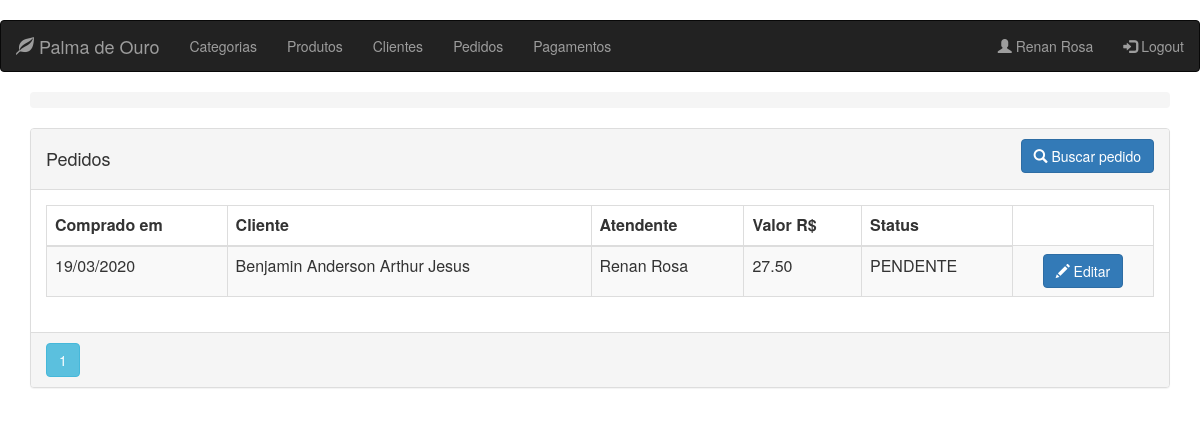
Page /order (signed in) on the earlier database version.
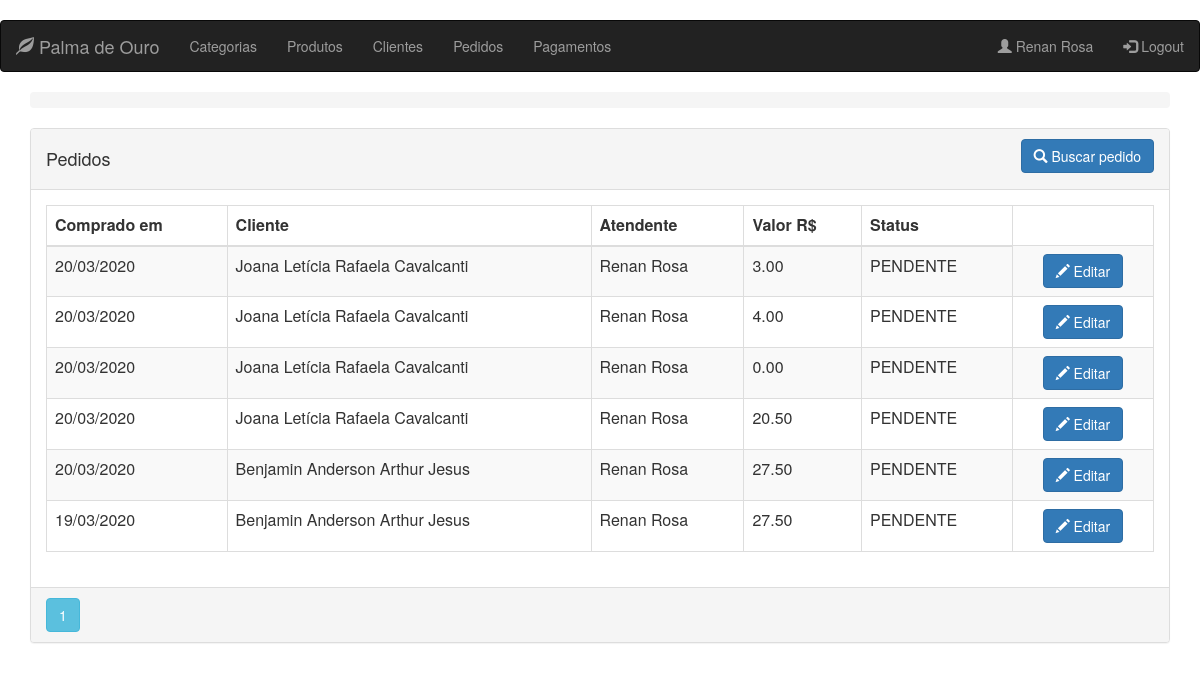
Same page on the later database version.
### app/models.py (models this page shows, shortened)
class User(db.Model):
    __metaclass__ = ABCMeta
    __abstract__ = True
    id = db.Column(db.Integer, primary_key=True)
    name = db.Column(db.String(64), nullable=False, index=True)
    phone_number = db.Column(db.String(13), nullable=False)

class Clerk(User, UserMixin):
    __tablename__ = 'clerks'
    image_file = db.Column(db.String(24), default='default.jpg')
    email = db.Column(db.String(64), unique=True)
    password_hash = db.Column(db.String(128), nullable=False)
    __mapper_args__ = {
        'concrete': True
    }
    @property
    def password(self):
        raise AttributeError('password is not a readable attribute')

class Order(db.Model):
    __tablename__ = 'orders'
    id = db.Column(db.Integer, primary_key=True)
    client_id = db.Column(db.Integer, ForeignKey('clients.id'), nullable=False)
    clerk_id = db.Column(db.Integer, ForeignKey('clerks.id'), nullable=False)
    payment_id = db.Column(db.Integer, ForeignKey('payments.id'), nullable=True)
    ordered = db.Column(db.DateTime, index=True, default=datetime.now)
    total = db.Column(db.Numeric(10, 2), default=0)
    status = db.Column(db.Enum(Status), default=Status.PENDENTE)
    client = relationship("Client", backref=backref('orders', order_by=id))
    clerk = relationship("Clerk", backref=backref('orders', order_by=id))
    payment = relationship("Payment", backref=backref('orders', order_by=id), lazy=True)

class Client(User):
    __tablename__ = 'clients'
    __mapper_args__ = {'concrete': True}
    identification = db.Column(db.String(9), unique=True)
    notifiable = db.Column(db.Boolean)
    address = db.Column(db.String(64))
    status = db.Column(db.Boolean)

### app/routes/order/routes.py (the view)
@blueprint_order.route('/order/client/<int:id>', methods=['GET'])
@blueprint_order.route('/order', defaults={'id': None}, methods=['GET'])
@register_breadcrumb(blueprint_order, '.', 'Pedidos')
@login_required
def get_orders(id):
    page = request.args.get('page', 1, type=int)
    if id is not None:
        orders = Order.query \
            .filter_by(client_id=id) \
            .order_by(Order.ordered.desc()) \
            .paginate(page=page, per_page=10)
        return render_template('order/client_orders.html', orders=orders, client_id=id)
    orders = Order.query.order_by(Order.ordered.desc()).paginate(page=page, per_page=10)
    return render_template('order/list.html', orders=orders)

### app/models.py (called while the page is built)
@login_manager.user_loader
def load_user(id):
    return Clerk.query.get(id)

### app/templates/order/list.html
{% extends "base.html" %}
{% block page_content %}
<div class="panel panel-default">
    <div class="panel-heading">
        <div class="row">
            <div class="col col-xs-6">
                <h4>Pedidos</h4>
            </div>
            <div class="col col-xs-6 text-right">
                <a href="{{ url_for('blueprint_order.search_order') }}" class="btn btn-primary">
                    <span class="glyphicon glyphicon-search"></span>
                    Buscar pedido
                </a>
            </div>
        </div>
    </div>
    <div class="panel-body">
        <table class="table table-striped table-responsive table-bordered">
            <thead>
                <tr>
                    <th>Comprado em</th>
                    <th>Cliente</th>
                    <th>Atendente</th>
                    <th>Valor R$</th>
                    <th>Status</th>
                </tr>
            </thead>
            <tbody>
                {% for order in orders.items %}
                <tr>
                    <td>{{ order.ordered.strftime('%d/%m/%Y') }}</td>
                    <td>{{ order.client.name }}</td>
                    <td>{{ order.clerk.name }}</td>
                    <td>{{ order.total }}</td>
                    <td>{{ order.status.name }}</td>
                    <td align="center">
                        <a href="{{ url_for('blueprint_order.update_order',id=order.id) }}"
                           class="btn btn-primary">
                            <i class="glyphicon glyphicon-pencil" aria-hidden="true"></i>
                            <span>Editar</span>
                        </a>
                    </td>
                </tr>
                {% endfor %}
            </tbody>
        </table>
    </div>
    <div class="panel-footer p-0">
        {% for page_number in orders.iter_pages(left_edge=1,right_edge=1,left_current=1,right_current=2) %}
        {% if page_number %}
        {% if orders.page == page_number %}
        <a class="btn btn-info mb-4"
           href="{{ url_for('blueprint_order.get_orders',page=page_number) }}">{{ page_number }}</a>
        {% else %}
        <a class="btn btn-outline-info mb-4"
           href="{{ url_for('blueprint_order.get_orders',page=page_number) }}">{{ page_number }}</a>
        {% endif %}
        {% else %}
        ...
        {% endif %}
        {% endfor %}
    </div>
</div>
{% endblock %}

### app/templates/base.html (shortened to what this page needs)
﻿{% extends "bootstrap/base.html" %}
    {% block head %}
        {{ super() }}
    {% endblock %}
{% block navbar %}
    <nav class="navbar navbar-inverse">
        <div class="container-fluid">
            <div class="navbar-header">
                <a class="navbar-brand" href="{{ url_for('blueprint_client.get_clients') }}"><span
                        class="glyphicon glyphicon-leaf"></span> Palma de Ouro</a>
            </div>
            <ul class="nav navbar-nav">
                <li><a class="nav-item nav-link"
                       href="{{ url_for('blueprint_category.get_categories') }}">Categorias</a>
                </li>
                <li><a class="nav-item nav-link" href="{{ url_for('blueprint_product.get_products') }}">Produtos</a>
                </li>
                <li><a class="nav-item nav-link"
                       href="{{ url_for('blueprint_client.get_clients') }}">Clientes</a></li>
                <li><a class="nav-item nav-link"
                       href="{{ url_for('blueprint_order.get_orders') }}">Pedidos</a></li>
                <li><a class="nav-item nav-link"
                       href="{{ url_for('blueprint_payment.get_payment') }}">Pagamentos</a></li>
            </ul>
            <ul class="nav navbar-nav navbar-right">
                {% if current_user.is_authenticated %}
                    <li>
                        <a class="nav-item nav-link" href="{{ url_for('blueprint_clerk.account') }}">
                            <span class="glyphicon glyphicon-user"></span>
                            {{ current_user.name }}</a>
                    </li>
                    <li>
                        <a class="nav-item nav-link" href="{{ url_for('blueprint_clerk.logout') }}">
                            <span class="glyphicon glyphicon-log-in"></span>
                            Logout</a>
                    </li>
                {% else %}
                    <li><a class="nav-item nav-link" href="{{ url_for('blueprint_clerk.login') }}">
                        <span class="glyphicon glyphicon-user"></span> Login</a></li>
                {% endif %}
            </ul>
        </div>
    </nav>
{% endblock %}
    {% block content %}
        <div class="container pt-3">
            <nav aria-label="breadcrumb">
                <ol class="breadcrumb primary-color">
                </ol>
            </nav>
            {% block page_content %}
            {% endblock %}
        </div>
    {% endblock %}

Differences in the rows shown:
added Order: ordered "20/03/2020", client.name "Joana Letícia Rafaela Cavalcanti", clerk.name "Renan Rosa", total "3.00", status.name "PENDENTE"
added Order: ordered "20/03/2020", client.name "Joana Letícia Rafaela Cavalcanti", clerk.name "Renan Rosa", total "4.00", status.name "PENDENTE"
added Order: ordered "20/03/2020", client.name "Joana Letícia Rafaela Cavalcanti", clerk.name "Renan Rosa", total "0.00", status.name "PENDENTE"
added Order: ordered "20/03/2020", client.name "Joana Letícia Rafaela Cavalcanti", clerk.name "Renan Rosa", total "20.50", status.name "PENDENTE"
added Order: ordered "20/03/2020", client.name "Benjamin Anderson Arthur Jesus", clerk.name "Renan Rosa", total "27.50", status.name "PENDENTE"
